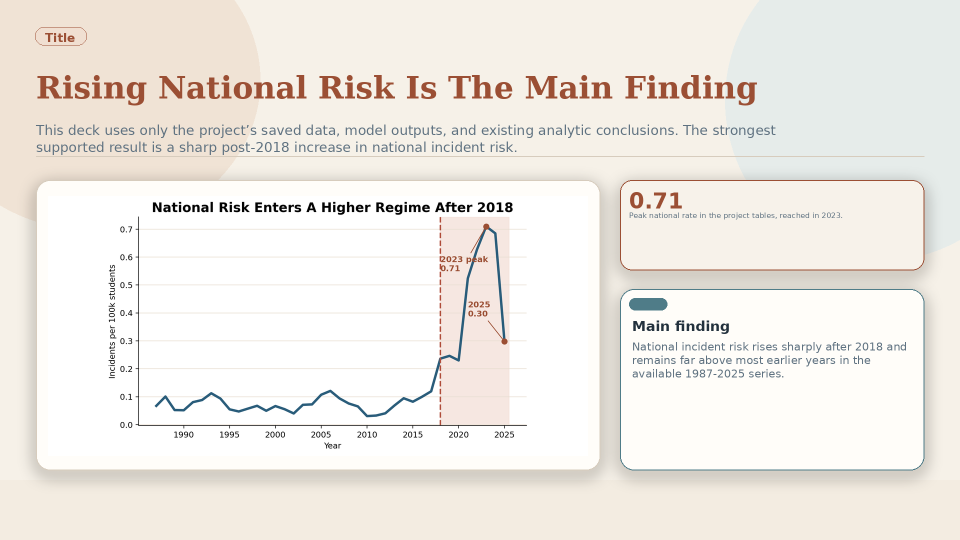
#> input picture presentation_data_section/final_presentation_deck_assets/slide_01.png, 1920 x 1080 px (shown at 1/2 size)
$ python -i build_final_presentation_deck.py   (imports and definitions only)
#> lines starting #> are read from the running program, lines starting #| are printed output that depends on the picture
#!/usr/bin/env python3
from __future__ import annotations

import math
import os
from pathlib import Path

import matplotlib

# [1 line not run here, left out]

import matplotlib.pyplot as plt
import numpy as np
import pandas as pd
from dotenv import load_dotenv
from PIL import Image, ImageDraw, ImageFilter, ImageFont
from supabase import create_client


ROOT = Path(__file__).resolve().parents[1]
OUT_DIR = ROOT / "presentation_data_section" / "final_presentation_deck_assets"
PDF_PATH = ROOT / "presentation_data_section" / "final_presentation_deck.pdf"

WIDTH = 1920
HEIGHT = 1080

FONT_DIR = Path("/usr/share/fonts/truetype/dejavu")
SANS = FONT_DIR / "DejaVuSans.ttf"
SANS_BOLD = FONT_DIR / "DejaVuSans-Bold.ttf"
SERIF_BOLD = FONT_DIR / "DejaVuSerif-Bold.ttf"

COLORS = {
    "bg": "#f6f1e8",
    "panel": "#fffdf9",
    "panel_alt": "#f7f2ea",
    "ink": "#23313d",
    "muted": "#5e7180",
    "accent": "#9b4f34",
    "teal": "#4f7c88",
    "gold": "#c8942c",
    "blue": "#295c7a",
    "red": "#b04f3d",
    "line": "#d7ccbd",
    "shadow": "#cfc4b4",
    "grid": "#e7ddd0",
}

COUNT_MODEL_DC = {"coef": 2.8558, "low": 1.716, "high": 3.996}
SEVERITY_MODEL_DC = {"coef": -0.3264, "low": -1.338, "high": 0.686}
SEVERITY_K12 = {"coef": 0.6781, "low": 0.302, "high": 1.054}
NB2_ALPHA = 0.03

STATE_NAME_TO_ABBREV = {
    "ALABAMA": "AL",
    "ALASKA": "AK",
    "ARIZONA": "AZ",
    "ARKANSAS": "AR",
    "CALIFORNIA": "CA",
    "COLORADO": "CO",
    "CONNECTICUT": "CT",
    "DELAWARE": "DE",
    "DISTRICT OF COLUMBIA": "DC",
    "FLORIDA": "FL",
    "GEORGIA": "GA",
    "HAWAII": "HI",
    "IDAHO": "ID",
    "ILLINOIS": "IL",
    "INDIANA": "IN",
    "IOWA": "IA",
    "KANSAS": "KS",
    "KENTUCKY": "KY",
    "LOUISIANA": "LA",
    "MAINE": "ME",
    "MARYLAND": "MD",
    "MASSACHUSETTS": "MA",
    "MICHIGAN": "MI",
    "MINNESOTA": "MN",
    "MISSISSIPPI": "MS",
    "MISSOURI": "MO",
    "MONTANA": "MT",
    "NEBRASKA": "NE",
    "NEVADA": "NV",
    "NEW HAMPSHIRE": "NH",
    "NEW JERSEY": "NJ",
    "NEW MEXICO": "NM",
    "NEW YORK": "NY",
    "NORTH CAROLINA": "NC",
    "NORTH DAKOTA": "ND",
    "OHIO": "OH",
    "OKLAHOMA": "OK",
    "OREGON": "OR",
    "PENNSYLVANIA": "PA",
    "RHODE ISLAND": "RI",
    "SOUTH CAROLINA": "SC",
    "SOUTH DAKOTA": "SD",
    "TENNESSEE": "TN",
    "TEXAS": "TX",
    "UTAH": "UT",
    "VERMONT": "VT",
    "VIRGINIA": "VA",
    "WASHINGTON": "WA",
    "WEST VIRGINIA": "WV",
    "WISCONSIN": "WI",
    "WYOMING": "WY",
}


def load_font(size: int, *, bold: bool = False, serif: bool = False) -> ImageFont.FreeTypeFont:
    if serif:
        return ImageFont.truetype(str(SERIF_BOLD), size)
    return ImageFont.truetype(str(SANS_BOLD if bold else SANS), size)


def rgba(hex_color: str, alpha: int = 255) -> tuple[int, int, int, int]:
    hex_color = hex_color.lstrip("#")
    return tuple(int(hex_color[i : i + 2], 16) for i in (0, 2, 4)) + (alpha,)


def measure(draw: ImageDraw.ImageDraw, text: str, font: ImageFont.FreeTypeFont) -> tuple[int, int]:
    left, top, right, bottom = draw.textbbox((0, 0), text, font=font)
    return right - left, bottom - top


def wrap_text(draw: ImageDraw.ImageDraw, text: str, font: ImageFont.FreeTypeFont, max_width: int) -> list[str]:
    words = text.split()
    if not words:
        return [""]
    lines: list[str] = []
    current = words[0]
    for word in words[1:]:
        trial = f"{current} {word}"
        if measure(draw, trial, font)[0] <= max_width:
            current = trial
        else:
            lines.append(current)
            current = word
    lines.append(current)
    return lines


def draw_wrapped_text(
    draw: ImageDraw.ImageDraw,
    text: str,
    box: tuple[int, int, int, int],
    *,
    fill: str,
    size: int,
    bold: bool = False,
    serif: bool = False,
    line_gap: int = 6,
) -> None:
    font = load_font(size, bold=bold, serif=serif)
    lines = wrap_text(draw, text, font, box[2] - box[0])
    line_h = measure(draw, "Ag", font)[1]
    y = box[1]
    for line in lines:
        draw.text((box[0], y), line, font=font, fill=fill)
        y += line_h + line_gap


def make_canvas() -> Image.Image:
    base = Image.new("RGBA", (WIDTH, HEIGHT), rgba(COLORS["bg"]))
    overlay = Image.new("RGBA", (WIDTH, HEIGHT), (0, 0, 0, 0))
    draw = ImageDraw.Draw(overlay)
    draw.ellipse((-150, -140, 520, 460), fill=rgba("#eedfd0", 200))
    draw.ellipse((1450, -120, 2080, 520), fill=rgba("#dde9eb", 165))
    draw.rectangle((0, HEIGHT - 120, WIDTH, HEIGHT), fill=rgba("#f1eadd", 170))
    return Image.alpha_composite(base, overlay)


def add_panel(
    base: Image.Image,
    box: tuple[int, int, int, int],
    *,
    fill: str = None,
    outline: str = None,
    radius: int = 28,
) -> None:
    fill = fill or COLORS["panel"]
    outline = outline or COLORS["line"]
    shadow = Image.new("RGBA", base.size, (0, 0, 0, 0))
    sdraw = ImageDraw.Draw(shadow)
    x0, y0, x1, y1 = box
    sdraw.rounded_rectangle((x0, y0 + 10, x1, y1 + 10), radius=radius, fill=rgba(COLORS["shadow"], 120))
    shadow = shadow.filter(ImageFilter.GaussianBlur(16))
    base.alpha_composite(shadow)
    panel = Image.new("RGBA", base.size, (0, 0, 0, 0))
    pdraw = ImageDraw.Draw(panel)
    pdraw.rounded_rectangle(box, radius=radius, fill=rgba(fill), outline=rgba(outline), width=2)
    base.alpha_composite(panel)


def draw_badge(draw: ImageDraw.ImageDraw, text: str, x: int, y: int) -> None:
    font = load_font(24, bold=True)
    w, h = measure(draw, text, font)
    draw.rounded_rectangle((x, y, x + w + 42, y + h + 18), radius=22, fill="#f0dfd1", outline=COLORS["accent"], width=1)
    draw.text((x + 20, y + 7), text, font=font, fill=COLORS["accent"])


def draw_header(slide: Image.Image, badge: str, title: str, subtitle: str) -> None:
    draw = ImageDraw.Draw(slide)
    draw_badge(draw, badge, 70, 54)
    title_box = (72, 138, 1848, 228)
    for size in range(62, 38, -2):
        font = load_font(size, serif=True)
        lines = wrap_text(draw, title, font, title_box[2] - title_box[0])
        line_h = measure(draw, "Ag", font)[1]
        total_h = len(lines) * line_h + max(0, len(lines) - 1) * 8
        if len(lines) <= 2 and total_h <= (title_box[3] - title_box[1]):
            y = title_box[1]
            for line in lines:
                draw.text((title_box[0], y), line, font=font, fill=COLORS["accent"])
                y += line_h + 8
            break
    draw_wrapped_text(draw, subtitle, (72, 244, 1610, 320), fill=COLORS["muted"], size=27, line_gap=8)
    draw.line((72, 312, WIDTH - 72, 312), fill=COLORS["line"], width=2)


# [35 lines left out: functions card, bullet_panel, stat_box, save_plot, not called in this run]


def fit_image(path: Path, target: tuple[int, int]) -> Image.Image:
    image = Image.open(path).convert("RGBA")
    image.thumbnail(target, Image.Resampling.LANCZOS)
    canvas = Image.new("RGBA", target, rgba("#ffffff"))
    offset = ((target[0] - image.width) // 2, (target[1] - image.height) // 2)
    canvas.alpha_composite(image, offset)
    return canvas


# [171 lines left out: functions fetch_all_rows, load_project_data, build_charts, slide_title, not called in this run]


def slide_core_insight(chart_path: Path) -> Image.Image:
    slide = make_canvas()
#> in make_canvas, `base = Image.new("RGBA", (WIDTH, HEIGHT), rgba(COLORS["bg"]))`:
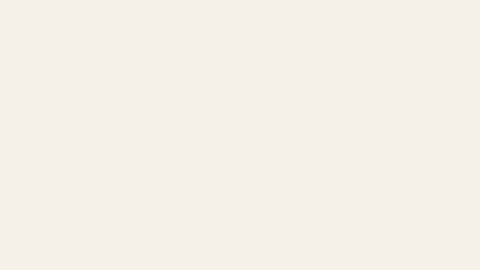
#> base: PIL image 1920x1080 RGBA (shown at 1/4 size); mean R, G, B, A 246, 241, 232, 255
    draw_header(
        slide,
        "Core Insight",
        "National Risk Enters A Higher Post-2018 Regime",
        "The clearest project-wide result is not a single coefficient. It is the visible shift in national risk after 2018, peaking in 2023 and staying elevated in later years.",
    )
#> the loop in draw_header, `for size in range(62, 38, -2):` made 1 pass
#> (line_h, total_h) on pass 1: (59, 59)
    add_panel(slide, (72, 360, 1848, 948))
#> in add_panel, `shadow = shadow.filter(ImageFilter.GaussianBlur(16))`:
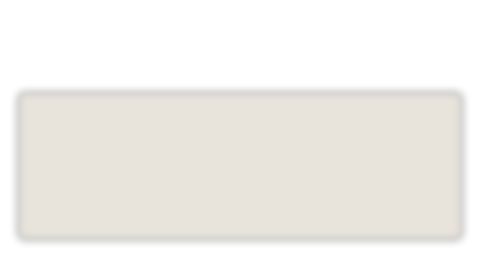
#> shadow: PIL image 1920x1080 RGBA (shown at 1/4 size); mean R, G, B, A 104.4, 98.9, 90.8, 60.5; transparent parts drawn white
#> in add_panel, `base.alpha_composite(shadow)`:
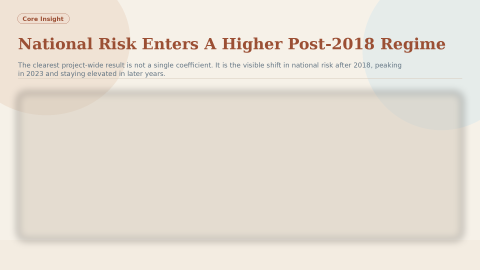
#> base: PIL image 1920x1080 RGBA (shown at 1/4 size); mean R, G, B, A 230.3, 223, 212.4, 255
#> in add_panel, `base.alpha_composite(panel)`:
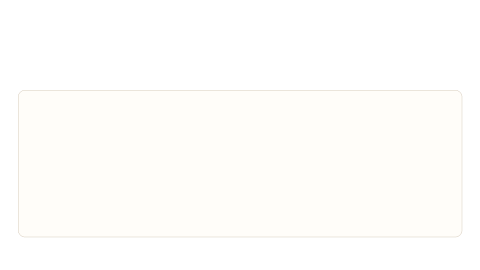
#> panel: PIL image 1920x1080 RGBA (shown at 1/4 size); mean R, G, B, A 128.4, 127.4, 125.3, 128.6; transparent parts drawn white
#> in add_panel, `base.alpha_composite(panel)`:
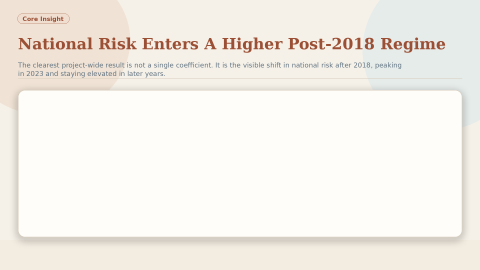
#> base: PIL image 1920x1080 RGBA (shown at 1/4 size); mean R, G, B, A 244.7, 240.2, 233.4, 255
    slide.alpha_composite(fit_image(chart_path, (1700, 500)), (110, 392))
#> in fit_image, `canvas.alpha_composite(image, offset)`:
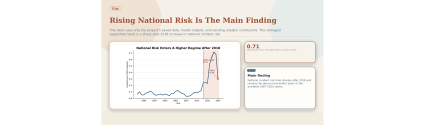
#> canvas: PIL image 1700x500 RGBA (shown at 1/4 size); mean R, G, B, A 247, 244.7, 241.6, 255
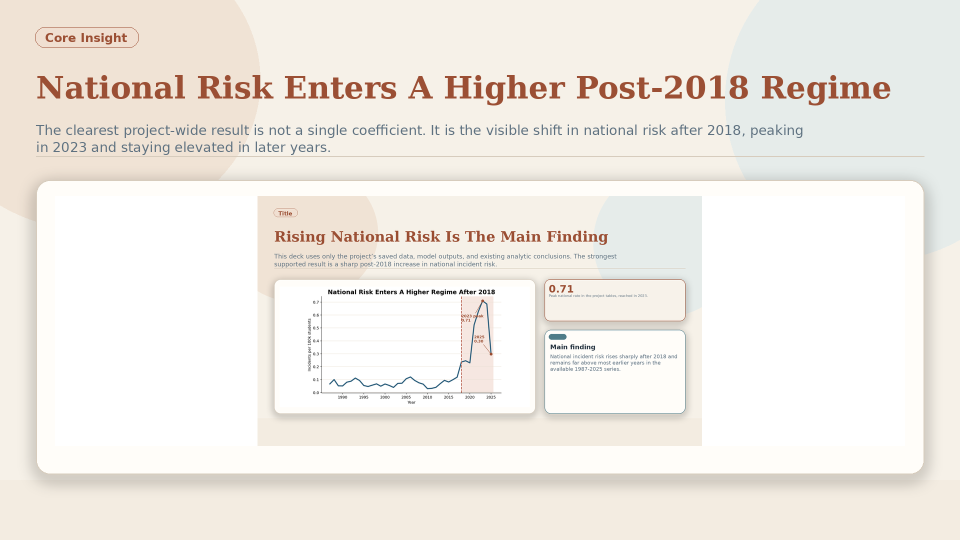
#> slide: PIL image 1920x1080 RGBA (shown at 1/2 size); mean R, G, B, A 241.4, 236.8, 230.4, 255
    draw = ImageDraw.Draw(slide)
    draw_wrapped_text(draw, "The project tables report 0.709825 in 2023 and 0.297758 in 2025.", (118, 902, 840, 940), fill=COLORS["accent"], size=24, bold=True)
    return slide


# [153 lines left out: functions slide_national_pattern, slide_dc_vs_others, slide_model_results, slide_interpretation, slide_conclusion, main, not called in this run]


# [2 lines not run here, left out]

>>> result = slide_core_insight('../presentation_data_section/final_presentation_deck_assets/slide_01.png')

$ run again, on presentation_data_section/final_presentation_deck_assets/slide_05.png
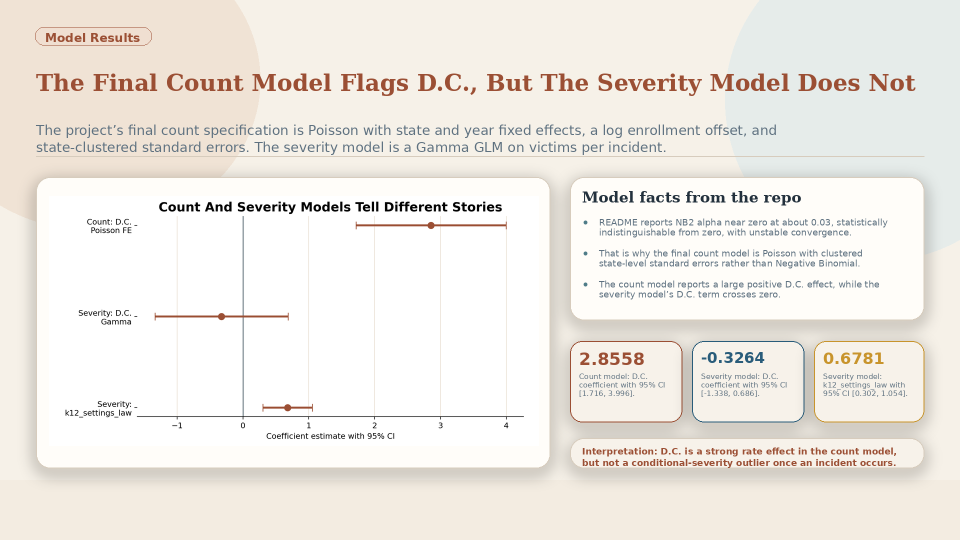
#> input picture presentation_data_section/final_presentation_deck_assets/slide_05.png, 1920 x 1080 px (shown at 1/2 size)
#> overlay: PIL image 1920x1080 RGBA; every value is 0
#> the loop in draw_header, `for size in range(62, 38, -2):` made 1 pass
#> (line_h, total_h) on pass 1: (59, 59)
#> in fit_image, `canvas.alpha_composite(image, offset)`:
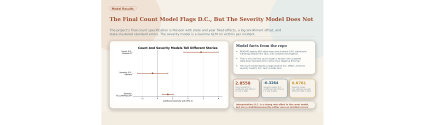
#> canvas: PIL image 1700x500 RGBA (shown at 1/4 size); mean R, G, B, A 246.5, 244.3, 241.1, 255
#> in slide_core_insight, `slide.alpha_composite(fit_image(chart_path, (1700, 500)), (110, 392))`:
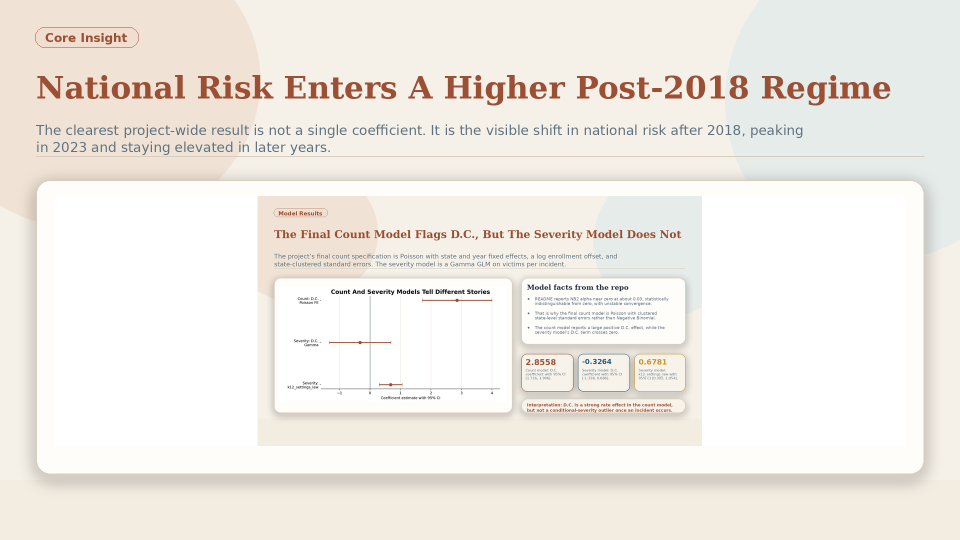
#> slide: PIL image 1920x1080 RGBA (shown at 1/2 size); mean R, G, B, A 241.2, 236.6, 230.2, 255

$ run again, on presentation_data_section/final_presentation_deck_assets/slide_06.png
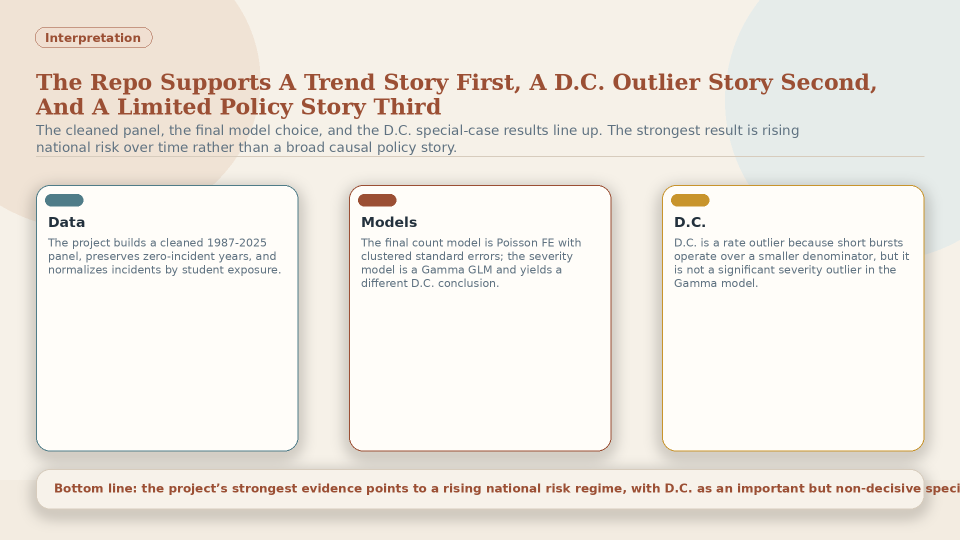
#> input picture presentation_data_section/final_presentation_deck_assets/slide_06.png, 1920 x 1080 px (shown at 1/2 size)
#> overlay: PIL image 1920x1080 RGBA; every value is 0
#> the loop in draw_header, `for size in range(62, 38, -2):` made 1 pass
#> (line_h, total_h) on pass 1: (59, 59)
#> in fit_image, `canvas.alpha_composite(image, offset)`:
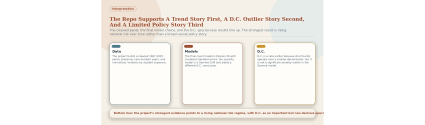
#> canvas: PIL image 1700x500 RGBA (shown at 1/4 size); mean R, G, B, A 246.7, 244.1, 240.4, 255
#> in slide_core_insight, `slide.alpha_composite(fit_image(chart_path, (1700, 500)), (110, 392))`:
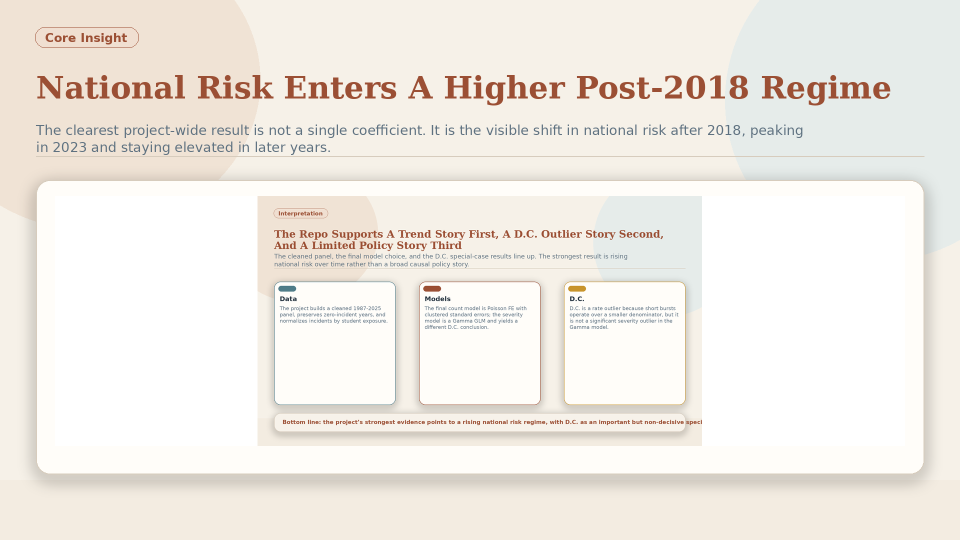
#> slide: PIL image 1920x1080 RGBA (shown at 1/2 size); mean R, G, B, A 241.3, 236.5, 229.9, 255
